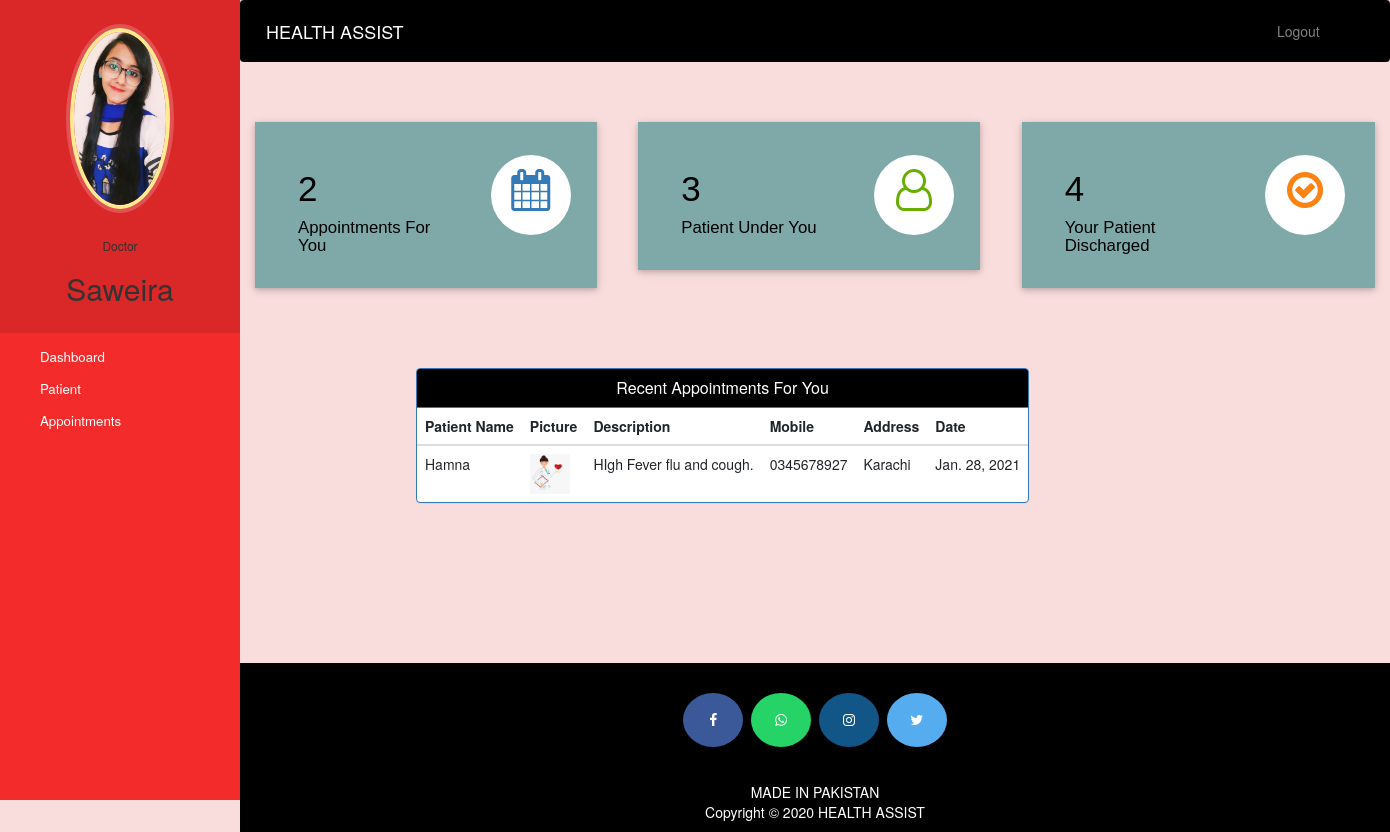
Page /doctor-dashboard (signed in) on the committed database.
### hospital/models.py (models this page shows, shortened)
class Doctor(models.Model):
    user=models.OneToOneField(User,on_delete=models.CASCADE)
    profile_pic= models.ImageField(upload_to='profile_pic/DoctorProfilePic/',null=True,blank=True)
    address = models.CharField(max_length=40)
    mobile = models.CharField(max_length=20,null=True)
    department= models.CharField(max_length=50,choices=departments,default='Cardiologist')
    status=models.BooleanField(default=True)

class Appointment(models.Model):
    patientId=models.PositiveIntegerField(null=True)
    doctorId=models.PositiveIntegerField(null=True)
    patientName=models.CharField(max_length=40,null=True)
    doctorName=models.CharField(max_length=40,null=True)
    appointmentDate=models.DateField(auto_now=True)
    description=models.TextField(max_length=500)
    status=models.BooleanField(default=True)

class Patient(models.Model):
    user=models.OneToOneField(User,on_delete=models.CASCADE)
    profile_pic= models.ImageField(upload_to='profile_pic/PatientProfilePic/',null=True,blank=True)
    address = models.CharField(max_length=40)
    mobile = models.CharField(max_length=20,null=True)
    symptoms = models.CharField(max_length=100,null=True)
    assignedDoctorId = models.PositiveIntegerField(null=True)
    admitDate=models.DateField(auto_now=True)
    status=models.BooleanField(default=True)

### hospital/views.py (the view)
# urls.py: path('doctor-dashboard', views.doctor_dashboard_view,name='doctor-dashboard'),
@login_required(login_url='doctorlogin')
@user_passes_test(is_doctor)
def doctor_dashboard_view(request):
    patientcount=models.Patient.objects.all().filter(status=True,assignedDoctorId=request.user.id).count()
    appointmentcount=models.Appointment.objects.all().filter(status=True,doctorId=request.user.id).count()
    patientdischarged=models.PatientDischargeDetails.objects.all().distinct().filter(assignedDoctorName=request.user.first_name).count()
    appointments=models.Appointment.objects.all().filter(status=True,doctorId=request.user.id).order_by('-id')
    patientid=[]
    for a in appointments:
        patientid.append(a.patientId)
    patients=models.Patient.objects.all().filter(status=True,user_id__in=patientid).order_by('-id')
    appointments=zip(appointments,patients)
    mydict={
    'patientcount':patientcount,
    'appointmentcount':appointmentcount,
    'patientdischarged':patientdischarged,
    'appointments':appointments,
    'doctor':models.Doctor.objects.get(user_id=request.user.id), #for profile picture of doctor in sidebar
    }
    return render(request,'hospital/doctor_dashboard.html',context=mydict)

### hospital/views.py (called while the page is built)
def is_doctor(user):
    return user.groups.filter(name='DOCTOR').exists()

### templates/hospital/doctor_dashboard.html
{% extends 'hospital/doctor_base.html' %}
{% load static %}
{% block content %}
{%include 'hospital/doctor_dashboard_cards.html'%}
<br><br><br><br>
<div class="container">
  <div class="row">
    <div class="panel panel-primary" style="margin-left:15%;">
      <div class="panel-heading" style="text-align:center;background-color:black;">
        <h6 class="panel-title" style="background-color:black;">Recent Appointments For You</h6>
      </div>
      <table class="table table-hover" id="dev-table">
        <thead>
          <tr>
            <th>Patient Name</th>
            <th>Picture</th>
            <th>Description</th>
            <th>Mobile</th>
            <th>Address</th>
            <th>Date</th>
          </tr>
        </thead>
        {% for a,p in appointments %}
        <tr>
          <td>{{a.patientName}}</td>
          <td> <img src="{% static p.profile_pic.url %}" alt="Profile Pic" height="40px" width="40px" /></td>
          <td>{{a.description}}</td>
          <td>{{p.mobile}}</td>
          <td>{{p.address}}</td>
          <td>{{a.appointmentDate}}</td>
        </tr>
        {% endfor %}
      </table>
    </div>
  </div>
</div>
{% endblock content %}

### templates/hospital/doctor_base.html (shortened to what this page needs)
<!DOCTYPE html>
{% load static %}
<html lang="en">
<head>
  <link rel="stylesheet" href="https://stackpath.bootstrapcdn.com/bootstrap/4.3.1/css/bootstrap.min.css">
  <link rel="stylesheet" href="https://maxcdn.bootstrapcdn.com/font-awesome/4.7.0/css/font-awesome.min.css">
</head>
<body>
  <nav class="menu" tabindex="0" style="background-color:  #f32b2b  ;">
    <header class="avatar">
      <img src="{% static doctor.profile_pic.url %}" alt="Profile Pic" />
      <br><br>
      <h6>Doctor</h6>
      <h2>{{request.user.first_name}}</h2>
    </header>
    <ul>
      <li tabindex="0" class="icon-dashboard"> <a style="color:white; text-decoration:none;" href="/doctor-dashboard"><span>Dashboard</span></a> </li>
      <li tabindex="0" class="icon-users"> <a style="color:white; text-decoration:none;" href="/doctor-patient"><span>Patient</span></a></li>
      <li tabindex="0" class="icon-calendar"> <a style="color:white; text-decoration:none;" href="/doctor-appointment"><span>Appointments</span></a></li>
    </ul>
  </nav>
  <main>
    <div class="bs-example">
      <nav class="navbar navbar-expand-md  navbar-dark fixed-top" style="background:black;">
        <a href="/doctor-dashboard" class="navbar-brand">HEALTH ASSIST</a>
        <div class="collapse navbar-collapse justify-content-between" id="navbarCollapse">
          <div class="navbar-nav" style=" margin-left: 90%;">
            <a href="/logout" class="nav-item nav-link">Logout</a>
          </div>
        </div>
      </nav>
    </div>
    <br><br>
    {% block content %}
    {% endblock content %}
    <br><br><br><br><br><br><br>
    <footer>
      <p>
        <a id="ftr" href="https://www.facebook.com/" class="fa fa-facebook"></a>
        <a id="ftr" href="https://api.whatsapp.com" class="fa fa-whatsapp"></a>
        <a id="ftr" href="https://instagram.com/" class="fa fa-instagram"></a>
        <a id="ftr" href="https://twitter.com/" class="fa fa-twitter"></a>
      </p>
      <br>
      <div class="container">
        <div class="row">
          <div class="col-md-12 col-sm-12">
            <div style="color:#ffffff;" class="wow fadeInUp footer-copyright">
              <p>MADE IN PAKISTAN <br>
                Copyright &copy; 2020 HEALTH ASSIST </p>
            </div>
          </div>
        </div>
      </div>
    </footer>
  </main>
</body>
</html>

### templates/hospital/doctor_base.html (style rules this page uses)
a:link { text-decoration: none; }
a { color: white; }
footer { padding: 0px 0px 0px 0px; background-color: black; margin: 0px; }
#ftr { padding: 20px; }
.fa { font-size: 23px; width: 60px; text-align: center; text-decoration: none; margin: 5px 2px; border-radius: 50%; }
.fa-facebook { background: #3B5998; color: white; margin-top: 30px; }
.fa-whatsapp { background: #25d366; color: white; }
.fa-twitter { background: #55ACEE; color: white; }
.fa-instagram { background: #125688; color: white; }
p { text-align: center; }
body { padding-left: 240px; }
main { position: relative; height: 100vh; }
.menu { background: #5bc995; height: 100vh; width: 240px; position: fixed; top: 0px; left: 0; z-index: 5; outline: none; }
.menu .avatar { background: rgba(0, 0, 0, 0.1); padding: 2em 0.5em; text-align: center; }
.menu .avatar img { width: 100px; border-radius: 50%; overflow: hidden; border: 4px solid #ffea92; box-shadow: 0 0 0 4px rgba(255, 255, 255, 0.2); }
.menu .avatar h2 { font-weight: normal; margin-bottom: 0; }
.menu ul { list-style: none; padding: 0.5em 0; margin: 0; }
.menu ul li { padding: 0.5em 1em 0.5em 3em; font-size: 0.95em; font-weight: regular; background-repeat: no-repeat; background-position: left 15px center; background-size: auto 20px; transition: all 0.15s linear; cursor: pointer; }
.menu ul li.icon-dashboard { background-image: url("http://www.entypo.com/images//gauge.svg"); }
.menu ul li.icon-users { background-image: url("http://www.entypo.com/images//users.svg"); }
.menu ul li.icon-calendar { background-image: url("http://www.entypo.com/images//calendar.svg"); }

### rows in the picture
Doctor: profile_pic (picture)
Appointment: patientName "Hamna", profile_pic (picture), description "HIgh Fever flu and cough.", mobile "0345678927", address "Karachi", appointmentDate "Jan. 28, 2021"

### other values in the picture
{{ request.user.first_name }} "Saweira"
{{ appointmentcount }} "2"
{{ patientcount }} "3"
{{ patientdischarged }} "4"
